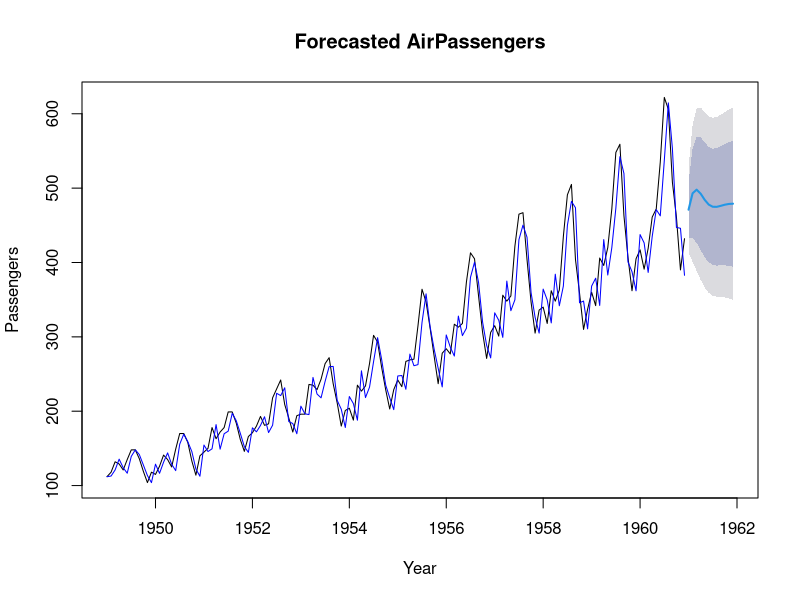

The R source for this figure:
# forecast 패키지 설치
install.packages("forecast")

# forecast 패키지 불러오기
library(forecast)

# 시계열 데이터 불러오기
data <- AirPassengers

# ARIMA 모델 피팅
arima_model <- Arima(data, order=c(2,1,1))

# 모델 요약
summary(arima_model)

# 예측
forecast_result <- forecast(arima_model, h=12)  # 앞으로 12개월 예측

# 예측 결과 그래프로 표시
plot(forecast_result, main="Forecasted AirPassengers", xlab="Year", ylab="Passengers")
lines(forecast_result$fitted, col="blue")  # 적합된 값 표시
